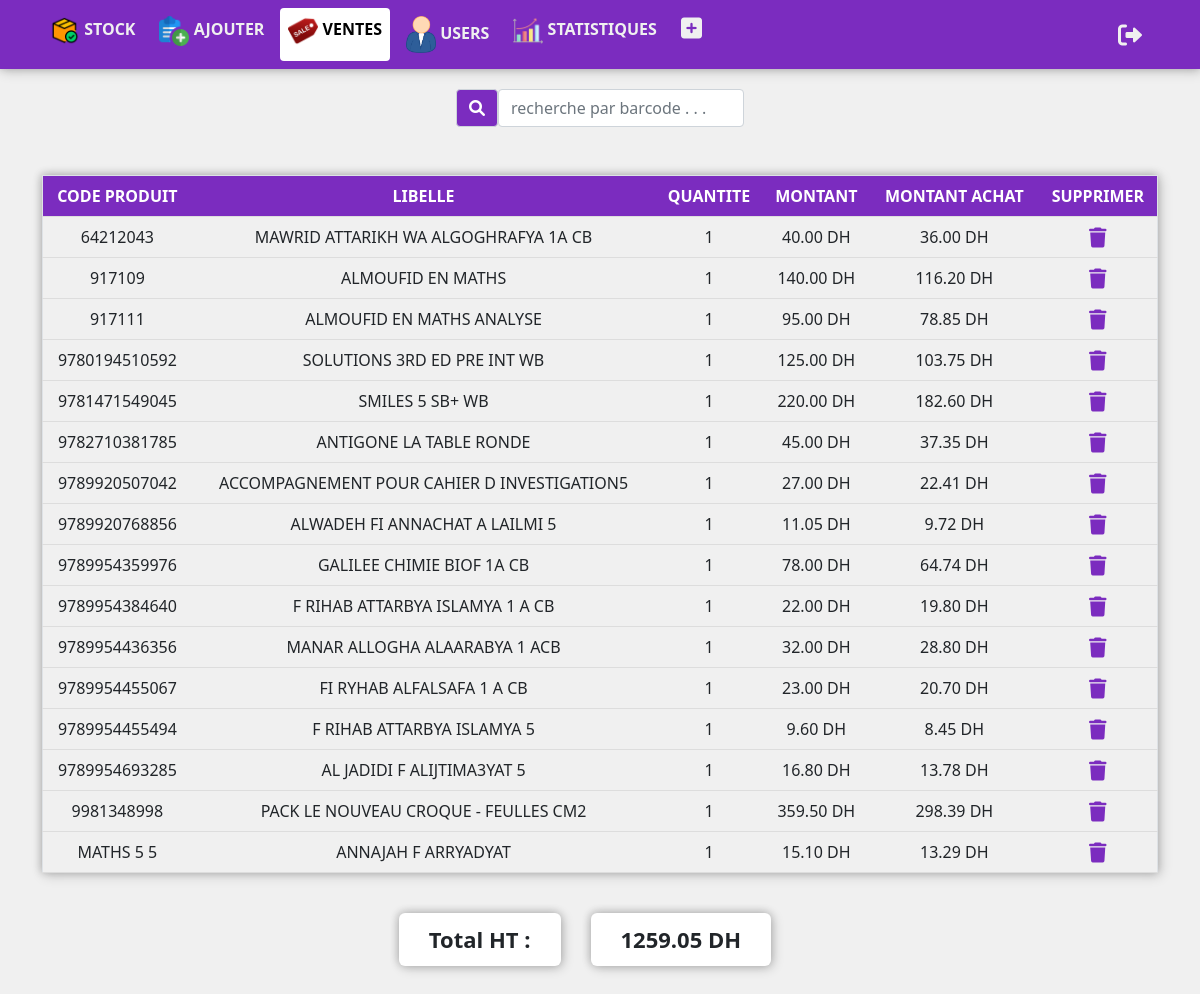
Screenshot of /pages/vente_details.php?show=42 (signed in) with the database file from the repository.
### tables this page shows
CREATE TABLE `contenir` (
  `id_vnt` int(11) NOT NULL,
  `barcode` varchar(200) NOT NULL,
  `quantite` int(11) NOT NULL,
  `prix_unit` double NOT NULL,
  `total_ht` decimal(10,2) NOT NULL,
  `total_achat` decimal(10,2) DEFAULT NULL,
  PRIMARY KEY (`id_vnt`,`barcode`),
  KEY `fk_contenir_produit` (`barcode`),
  CONSTRAINT `fk_contenir_produit` FOREIGN KEY (`barcode`) REFERENCES `produit` (`barcode`) ON DELETE CASCADE ON UPDATE CASCADE,
  CONSTRAINT `fk_contenir_vente` FOREIGN KEY (`id_vnt`) REFERENCES `vente` (`id_vnt`) ON DELETE CASCADE ON UPDATE CASCADE
);

CREATE TABLE `produit` (
  `barcode` varchar(200) NOT NULL,
  `libelle` text NOT NULL,
  `prix` double NOT NULL,
  `prix_achat` decimal(10,2) DEFAULT NULL,
  `stock` int(11) NOT NULL,
  PRIMARY KEY (`barcode`)
);

CREATE TABLE `vente` (
  `id_vnt` int(11) NOT NULL AUTO_INCREMENT,
  `date_vnt` date DEFAULT NULL,
  `montant_total` decimal(10,2) NOT NULL,
  `ttc` decimal(10,2) NOT NULL,
  `reduction` int(11) NOT NULL,
  `serveur` varchar(200) DEFAULT NULL,
  PRIMARY KEY (`id_vnt`),
  KEY `fk_vente_user` (`serveur`),
  CONSTRAINT `fk_vente_user` FOREIGN KEY (`serveur`) REFERENCES `user` (`id_user`) ON DELETE CASCADE ON UPDATE CASCADE
);

### pages/vente_details.php (the view, shortened to what this page needs)
<!DOCTYPE html>
<html lang="en">
<?php
include "../database.php";
?>
<head>
    <link rel="stylesheet" href="https://pro.fontawesome.com/releases/v6.0.0-beta3/css/all.css">
    <link href="https://cdn.jsdelivr.net/npm/bootstrap@5.0.2/dist/css/bootstrap.min.css" rel="stylesheet">
    <link rel="stylesheet" href="../css/menu.css">
    <link rel="stylesheet" href="../css/table.css">
    <link rel="stylesheet" href="../css/ventes.css">
</head>
<body>
    <nav class="navbar navbar-expand-lg ">
    <?php
            if ($_SESSION["type_user"] == "admin")
                include "../includes/adminMenu.php";
            else
                include "../includes/caiseMenu.php";
        ?>
    </nav>
    <div class="top">
        <div class="searchDiv">
            <span class="input-group-text" style="background-color: #7b2cbf;" id="basic-addon1"><i class="fa-solid fa-magnifying-glass" style="color: #ffffff;"></i></span>
            <input type="text" class="form-control" id="search" placeholder="recherche par barcode . . ." aria-label="Username" aria-describedby="basic-addon1">
        </div>
    </div>
    <div class="container mt-5">
        <table class="table">
            <tr id="header">
                <th>CODE PRODUIT</th>
                <th>LIBELLE</th>
                <th>QUANTITE</th>
                <th>MONTANT</th>
                <?php
                    if($_SESSION["type_user"] == "admin")
                        echo "<th>MONTANT ACHAT</th>";
                ?>
                <th>SUPPRIMER</th>
            </tr>
            <?php
            $requete = $db->prepare("SELECT c.*, p.libelle FROM contenir c, produit p, vente v WHERE c.barcode = p.barcode AND v.id_vnt = c.id_vnt AND c.id_vnt = ?");
            $requete->bindValue(1, $_GET["show"]);
            $requete->execute();
            $produits = $requete->fetchAll(PDO::FETCH_ASSOC);
            foreach ($produits as $produit) {
                echo "<tr>";
                echo "<td>" . $produit["barcode"] . "</td>";
                echo "<td>" . $produit["libelle"] . "</td>";
                echo "<td>" . $produit["quantite"] . "</td>";
                echo "<td>" . $produit["total_ht"] . " DH</td>";
                if($_SESSION["type_user"] == "admin")
                    echo "<td>" . $produit["total_achat"] . " DH</td>";
                echo '<td><a href="?deleteVnt=' . $produit["id_vnt"] . '&deletePrd=' . $produit["barcode"] . '&total=' . $produit["total_ht"] . '&show=' . $_GET["show"] . '&qnt=' . $produit["quantite"] . '" style="color:#7b2cbf"><i class="fa-solid fa-trash fa-lg" style="color:#7b2cbf;"></i></a></td>';
                echo "</tr>";
            }
            ?>
        </table>
        <div class="title">
            <div id="label">Total HT : </div>
            <div id="nbr">
                <?php
                $requete = $db->prepare("SELECT montant_total FROM vente WHERE id_vnt = ?");
                $requete->bindValue(1, $_GET["show"]);
                $requete->execute();
                $montant = $requete->fetch();
                echo $montant["montant_total"] . ' DH';
                ?>
            </div>
        </div>
    </div>
</body>
</html>

### css/table.css (style rules this page uses)
table { border-collapse: collapse; border: 1px solid #bdc3c7; box-shadow: 2px 2px 12px rgba(0, 0, 0, 0.2), -1px -1px 8px rgba(0, 0, 0, 0.2); }
tr { transition: all .2s ease-in; }
th, td { padding: 12px; text-align: center; font-size: 16px; border-bottom: 1px solid #ddd; }
#header { background-color: #7b2cbf; color: #fff; }

### css/ventes.css (style rules this page uses)
body { background-color: #f0f0f0; }
.top { display: flex; flex-direction: row; justify-content: center; width: 80%; padding-top: 20px; margin: auto; }
.searchDiv { display: flex; flex-direction: row; width: 30%; justify-content: center; }
nav { background-color:#7b2cbf !important; box-shadow: 2px 2px 12px rgba(0, 0, 0, 0.2), -1px -1px 8px rgba(0, 0, 0, 0.2) !important; }
.title { width: 100; display: flex; justify-content: center; align-items: center; margin-bottom:80px; margin-top:40px; }
.title div { background-color: white; font-size: 22px; font-weight: bold; padding: 10px 30px; box-shadow: 2px 2px 12px rgba(0, 0, 0, 0.2), -1px -1px 8px rgba(0, 0, 0, 0.2); border-radius: 6px; margin-right: 30px; }

### rows the page displays
contenir: barcode "64212043", barcode.libelle "MAWRID ATTARIKH WA ALGOGHRAFYA 1A CB", quantite "1", total_ht "40.00", total_achat "36.00"
contenir: barcode "917109", barcode.libelle "ALMOUFID EN MATHS", quantite "1", total_ht "140.00", total_achat "116.20"
contenir: barcode "917111", barcode.libelle "ALMOUFID EN MATHS ANALYSE", quantite "1", total_ht "95.00", total_achat "78.85"
contenir: barcode "9780194510592", barcode.libelle "SOLUTIONS 3RD ED PRE INT WB", quantite "1", total_ht "125.00", total_achat "103.75"
contenir: barcode "9781471549045", barcode.libelle "SMILES 5 SB+ WB", quantite "1", total_ht "220.00", total_achat "182.60"
contenir: barcode "9782710381785", barcode.libelle "ANTIGONE LA TABLE RONDE", quantite "1", total_ht "45.00", total_achat "37.35"
contenir: barcode "9789920507042", barcode.libelle "ACCOMPAGNEMENT POUR CAHIER D INVESTIGATION5", quantite "1", total_ht "27.00", total_achat "22.41"
contenir: barcode "9789920768856", barcode.libelle "ALWADEH FI ANNACHAT A LAILMI 5", quantite "1", total_ht "11.05", total_achat "9.72"
contenir: barcode "9789954359976", barcode.libelle "GALILEE CHIMIE BIOF 1A CB", quantite "1", total_ht "78.00", total_achat "64.74"
contenir: barcode "9789954384640", barcode.libelle "F RIHAB ATTARBYA ISLAMYA 1 A CB", quantite "1", total_ht "22.00", total_achat "19.80"
contenir: barcode "9789954436356", barcode.libelle "MANAR ALLOGHA ALAARABYA 1 ACB", quantite "1", total_ht "32.00", total_achat "28.80"
contenir: barcode "9789954455067", barcode.libelle "FI RYHAB ALFALSAFA 1 A CB", quantite "1", total_ht "23.00", total_achat "20.70"
contenir: barcode "9789954455494", barcode.libelle "F RIHAB ATTARBYA ISLAMYA 5", quantite "1", total_ht "9.60", total_achat "8.45"
contenir: barcode "9789954693285", barcode.libelle "AL JADIDI F ALIJTIMA3YAT 5", quantite "1", total_ht "16.80", total_achat "13.78"
contenir: barcode "9981348998", barcode.libelle "PACK LE NOUVEAU CROQUE - FEULLES CM2", quantite "1", total_ht "359.50", total_achat "298.39"
contenir: barcode "MATHS 5 5", barcode.libelle "ANNAJAH F ARRYADYAT", quantite "1", total_ht "15.10", total_achat "13.29"
vente: montant_total "1259.05"
